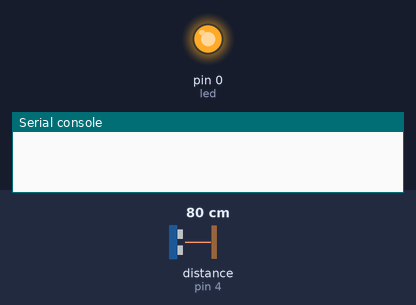
This program was run on a simulated MicroPython board. Parts: output pins drawn as LEDs (lit = HIGH), the last lines printed to the serial console. Dashed ring = blinking. Inputs (shaded band) come from the test bench; at power-on: distance to the obstacle (sensor on pin 4) 80 cm. The echo pulse lasts 58.3 µs per cm; library files of the repository ran but are not shown: hcsr04.py; pins used as bus, display or sensor lines are not drawn.

Above: at 0.5 s.
At 2.2 s:
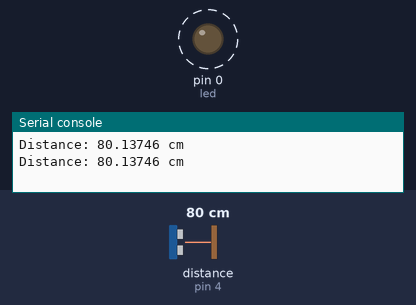
Timing chart, 0 to 3.0 s (numbered marks = the images above):
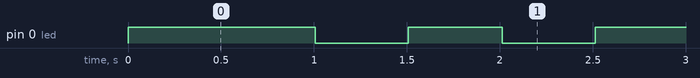

Measured:
- by itself, pin 0 (led): alternates HIGH for 0.51 s and LOW for 0.50 s

The program:

main.py
```python
from configfile import *
from hcsr04 import HCSR04
from machine import Pin
from time import sleep_ms

__author__ = 'Hendri L Tobing'

"""
This code is checking distance with sensor hcsr04.
The sensor drive is from https://github.com/rsc1975/micropython-hcsr04

The sensor will check the distance in centimeter, every 1 second (500 ms + 500 ms),
and blinking the LED every 500 ms on pin
"""

led = Pin(pinled, Pin.OUT, value=1)

def check_distance():
    sensor = HCSR04(trigger_pin=trp, echo_pin=ecp)
    distance = sensor.distance_cm()
    print('Distance:', distance, 'cm')

while True:
    sleep_ms(500)
    led.value(1)
    distance = check_distance()
    sleep_ms(500)
    led.value(0)
```

configfile.py
```python
trp=5 #PIN D1
ecp=4 #PIN D2
pinled=0 #PIN D3
```
